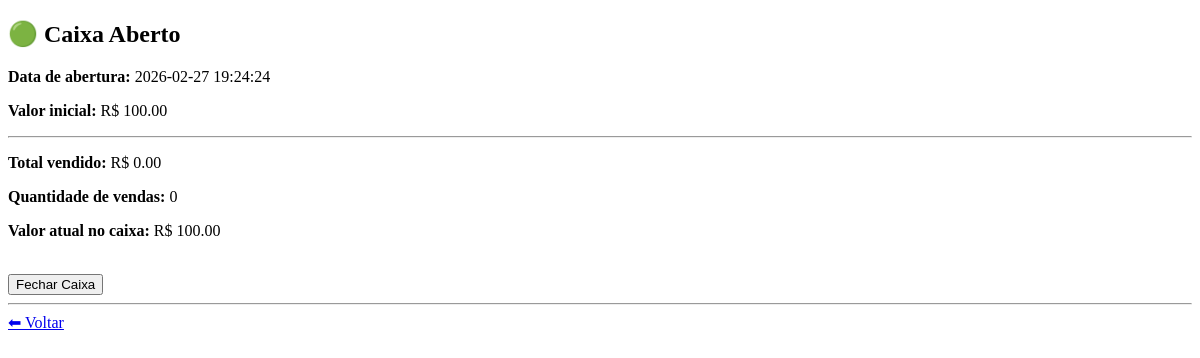
Page /caixa on the earlier database version.
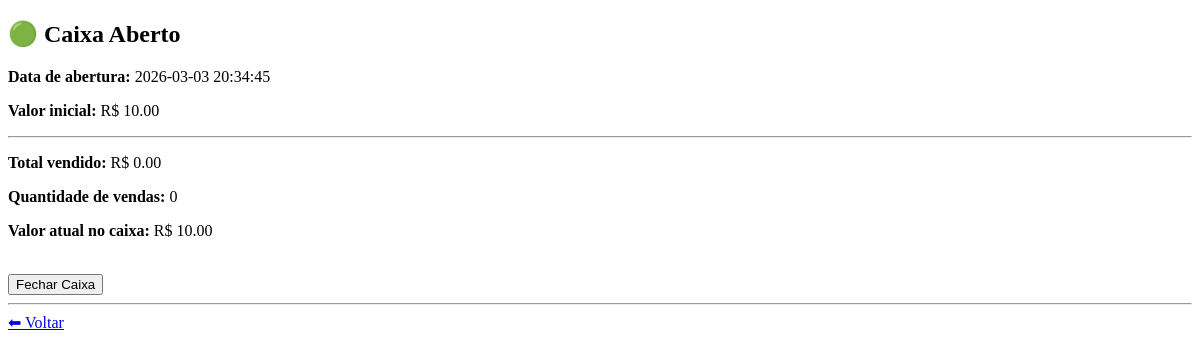
Same page on the later database version.
### tables this page shows
CREATE TABLE caixas (
    id INTEGER PRIMARY KEY AUTOINCREMENT,
    data_abertura TEXT,
    data_fechamento TEXT,
    valor_inicial REAL,
    valor_final REAL,
    status TEXT
);

### app.py (the view)
@app.route("/caixa")
def tela_caixa():
    conn = get_db()
    cursor = conn.cursor()
    cursor.execute("SELECT * FROM caixas WHERE status='ABERTO' LIMIT 1")
    caixa = cursor.fetchone()
    total_vendas = 0
    qtd_vendas = 0
    if caixa:
        caixa_id = caixa["id"]
        cursor.execute("""
            SELECT SUM(total), COUNT(*)
            FROM movimentos
            WHERE caixa_id=? AND status='PAGO'
        """, (caixa_id,))
        resultado = cursor.fetchone()
        if resultado:
            total_vendas = resultado[0] or 0
            qtd_vendas = resultado[1] or 0
    conn.close()
    return render_template(
        "caixa.html",
        caixa=caixa,
        total_vendas=total_vendas,
        qtd_vendas=qtd_vendas
    )

### app.py (called while the page is built)
def get_db():
    conn = sqlite3.connect("database.db")
    conn.row_factory = sqlite3.Row
    return conn

### templates/caixa.html (shortened to what this page needs)
<!DOCTYPE html>
<html>
<head>
</head>
<body>
{% if caixa %}
<h2>🟢 Caixa Aberto</h2>
<p><strong>Data de abertura:</strong> {{ caixa.data_abertura }}</p>
<p><strong>Valor inicial:</strong> R$ {{ "%.2f"|format(caixa.valor_inicial) }}</p>
<hr>
<p><strong>Total vendido:</strong>
R$ <span id="totalVendas">{{ "%.2f"|format(total_vendas) }}</span></p>
<p><strong>Quantidade de vendas:</strong>
<span id="qtdVendas">{{ qtd_vendas }}</span></p>
<p><strong>Valor atual no caixa:</strong>
R$ <span id="valorAtual">
{{ "%.2f"|format(caixa.valor_inicial + total_vendas) }}
</span></p>
<br>
<form method="POST" action="/fechar_caixa">
    <button type="submit">Fechar Caixa</button>
</form>
{% else %}
<h2>🔴 Caixa fechado</h2>
<form method="POST" action="/abrir_caixa">
    <input type="number" step="0.01" name="valor_inicial" placeholder="Valor inicial" required>
    <button type="submit">Abrir Caixa</button>
</form>
{% endif %}
<hr>
<a href="/">⬅ Voltar</a>
</body>
</html>

Differences in the rows shown:
no longer on this page (row edited): caixas: data_abertura "2026-02-27 19:24:24", valor_inicial "100.00", caixa.valor_inicial+total_vendas "100.00"
added caixas: data_abertura "2026-03-03 20:34:45", valor_inicial "10.00", caixa.valor_inicial+total_vendas "10.00"
